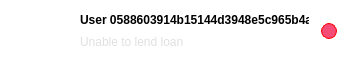
                               <widget class="QWidget" name="Scroll3_2" native="true">
                                <property name="minimumSize">
                                 <size>
                                  <width>361</width>
                                  <height>71</height>
                                 </size>
                                </property>
                                <property name="maximumSize">
                                 <size>
                                  <width>361</width>
                                  <height>71</height>
                                 </size>
                                </property>
                                <property name="font">
                                 <font>
                                  <family>Tahoma</family>
                                 </font>
                                </property>
                                <property name="styleSheet">
                                 <string notr="true">background-color: rgb(255, 255, 255);
border-radius:28px</string>
                                </property>
                                <layout class="QHBoxLayout" name="horizontalLayout_31">
                                 <property name="spacing">
                                  <number>4</number>
                                 </property>
                                 <property name="leftMargin">
                                  <number>12</number>
                                 </property>
                                 <property name="topMargin">
                                  <number>4</number>
                                 </property>
                                 <property name="rightMargin">
                                  <number>12</number>
                                 </property>
                                 <property name="bottomMargin">
                                  <number>4</number>
                                 </property>
                                 <item>
                                  <widget class="QWidget" name="Scroll3Pic_2" native="true">
                                   <property name="minimumSize">
                                    <size>
                                     <width>64</width>
                                     <height>64</height>
                                    </size>
                                   </property>
                                   <property name="maximumSize">
                                    <size>
                                     <width>64</width>
                                     <height>64</height>
                                    </size>
                                   </property>
                                   <property name="font">
                                    <font>
                                     <family>Tahoma</family>
                                    </font>
                                   </property>
                                   <property name="styleSheet">
                                    <string notr="true">image: url(:/buttom/img/buttom/生气_angry-face.svg);
border:3px solid rgb(255, 255, 255);

border-radius:32px</string>
                                   </property>
                                  </widget>
                                 </item>
                                 <item>
                                  <layout class="QVBoxLayout" name="Scroll3Layout_2">
                                   <property name="spacing">
                                    <number>0</number>
                                   </property>
                                   <property name="topMargin">
                                    <number>4</number>
                                   </property>
                                   <property name="rightMargin">
                                    <number>12</number>
                                   </property>
                                   <item>
                                    <layout class="QHBoxLayout" name="Scroll3ID_5">
                                     <property name="spacing">
                                      <number>12</number>
                                     </property>
                                     <property name="bottomMargin">
                                      <number>12</number>
                                     </property>
                                     <item>
                                      <layout class="QVBoxLayout" name="Scroll3ID_6">
                                       <property name="spacing">
                                        <number>8</number>
                                       </property>
                                       <item>
                                        <widget class="QLabel" name="Scroll3ID_7">
                                         <property name="font">
                                          <font>
                                           <family>Tahoma</family>
                                           <weight>75</weight>
                                           <bold>true</bold>
                                          </font>
                                         </property>
                                         <property name="text">
                                          <string>User 0588603914b15144d3948e5c965b4a0a</string>
                                         </property>
                                        </widget>
                                       </item>
                                       <item>
                                        <widget class="QLabel" name="Scroll3ID_8">
                                         <property name="font">
                                          <font>
                                           <family>Tahoma</family>
                                          </font>
                                         </property>
                                         <property name="styleSheet">
                                          <string notr="true">color: rgb(224, 224, 224);</string>
                                         </property>
                                         <property name="text">
                                          <string>Unable to lend loan</string>
                                         </property>
                                        </widget>
                                       </item>
                                      </layout>
                                     </item>
                                     <item>
                                      <widget class="QLabel" name="Scroll3Point_2">
                                       <property name="minimumSize">
                                        <size>
                                         <width>16</width>
                                         <height>16</height>
                                        </size>
                                       </property>
                                       <property name="maximumSize">
                                        <size>
                                         <width>16</width>
                                         <height>16</height>
                                        </size>
                                       </property>
                                       <property name="font">
                                        <font>
                                         <family>Tahoma</family>
                                        </font>
                                       </property>
                                       <property name="styleSheet">
                                        <string notr="true">color: rgb(255, 255, 255);
border:1px solid red;
background-color: rgb(245, 76, 117);
border-radius:8px</string>
                                       </property>
                                       <property name="text">
                                        <string/>
                                       </property>
                                      </widget>
                                     </item>
                                    </layout>
                                   </item>
                                  </layout>
                                 </item>
                                </layout>
                               </widget>
